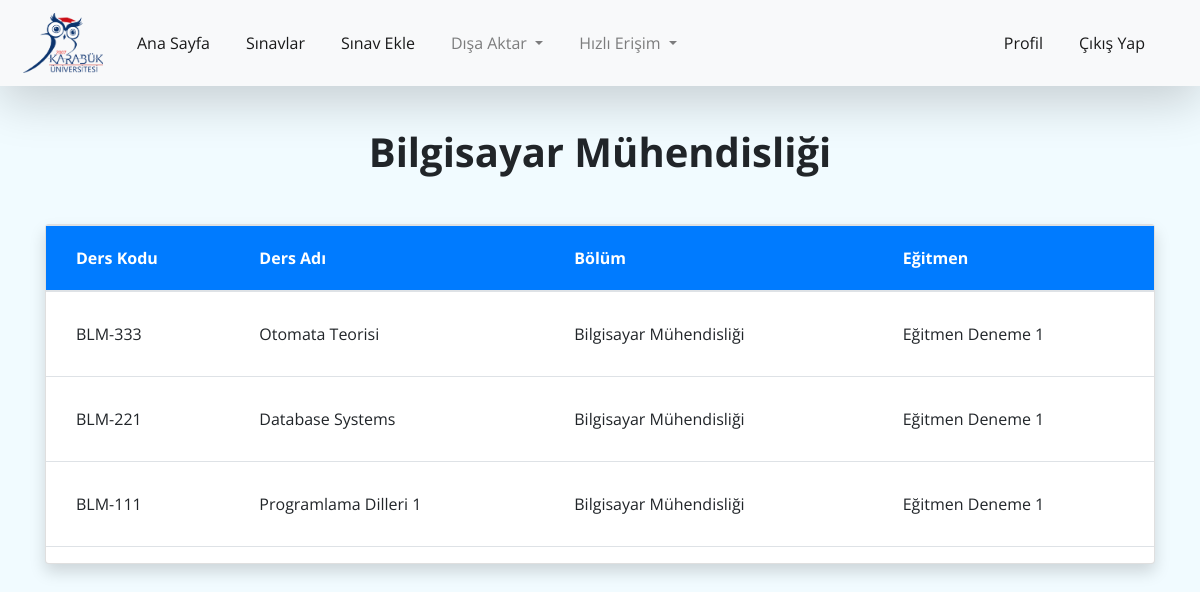
Page /department-detail/bilgisayar-muhendisligi (signed in) on the committed database.
### university/models.py (models this page shows, shortened)
class Department(models.Model):
    department_name = models.CharField(max_length=150, unique=True)
    building = models.ForeignKey(Building,
                                 max_length=150, on_delete=models.SET_NULL, null=True, related_name="departments")
    slug = models.SlugField(max_length=100, blank=True, editable=False)
    def __str__(self):
        return self.department_name

class Course(models.Model):
    course_code = models.CharField(max_length=50, unique=True)
    course_name = models.CharField(max_length=150, unique=True)
    unit = models.ManyToManyField(Unit, related_name="courses")
    department = models.ForeignKey(
        Department, on_delete=models.SET_NULL, null=True, related_name="courses")
    instructor = models.ForeignKey(
        Instructor, on_delete=models.SET_NULL, null=True, related_name="courses")
    student_count = models.IntegerField(default=0)
    slug = models.SlugField(max_length=100, blank=True, editable=False)

### instructor/models.py (models this page shows, shortened)
class Instructor(AbstractBaseUser):
    email = models.EmailField(verbose_name="email", max_length=90, unique=True)
    first_name = models.CharField(verbose_name="first name", max_length=200)
    last_name = models.CharField(verbose_name="last name", max_length=200)
    department = models.ForeignKey("university.Department", on_delete=models.SET_NULL,
                                   null=True, default="", blank=True, verbose_name="department")
    phone = models.CharField(verbose_name="phone", max_length=20)
    date_joined = models.DateTimeField(
        verbose_name="date joined", auto_now_add=True)
    last_login = models.DateTimeField(
        verbose_name="last login", auto_now=True)
    is_instructor = models.BooleanField(default=False, blank=True, null=True)
    is_admin = models.BooleanField(default=False)
    is_active = models.BooleanField(default=True)
    is_staff = models.BooleanField(default=False)
    is_superuser = models.BooleanField(default=False)
    profile_image = models.ImageField(
        upload_to="profile_images", blank=True, null=True, default="/default_images/default_profile.png")
    objects = MyAccountManager()
    USERNAME_FIELD = 'email'
    REQUIRED_FIELDS = ['first_name', 'last_name']
    def full_name(self):
        return f'{self.first_name} {self.last_name}'
    def get_absolute_url(self):
        return reverse("profile", args=[self.id])
    def __str__(self):
        return self.full_name()

### university/views.py (the view)
# urls.py: path('department-detail/<slug:slug>', login_required(views.DepartmentDetailView.as_view()), name='department-detail'),
class DepartmentDetailView(DetailView):
    model = Department

### university/templates/university/department_detail.html (shortened to what this page needs)
{% extends 'base.html' %}
{% load static %}
{% block links %}
<link rel="stylesheet" href="{% static 'university/department_detail.css' %}">
{% endblock %}
 {% block content %}
<div class="container">
	<header>
		<h1 class="text-center m-5 font-weight-bold">{{department}}</h1>
	</header>
	<section id="courses">
		<div class="card shadow mt-4 mb-2" style="width: 100%">
			<table class="table table-hover">
				<thead>
					<tr>
						<th scope="col" class="bg-primary text-white">Ders Kodu</th>
						<th scope="col" class="bg-primary text-white">Ders Adı</th>
						<th scope="col" class="bg-primary text-white">Bölüm</th>
						<th scope="col" class="bg-primary text-white">Eğitmen</th>
					</tr>
				</thead>
				<tbody>
					{% for course in department.courses.all %}
					<tr>
						<td>{{course.course_code}}</td>
						<td>{{course.course_name}}</td>
						<td>{{course.department}}</td>
						<td>{{course.instructor}}</td>
					</tr>
					{% endfor %}
				</tbody>
			</table>
		</div>
	</section>
</div>
{% endblock %}

### static/style/base.css (style rules this page uses)
* { font-family: "Open Sans", "Lato", sans-serif; }
.container { padding-top: 80px; }
.body { background-color: rgb(241, 251, 255); }

### university/static/university/department_detail.css (style rules this page uses)
.table th { padding: 20px 0px 20px 30px; }
.table td { padding: 30px 0px 30px 30px; }

### rows in the picture
Department: department_name "Bilgisayar Mühendisliği"
Course: course_code "BLM-333", course_name "Otomata Teorisi", department "Bilgisayar Mühendisliği", instructor "Eğitmen Deneme 1"
Course: course_code "BLM-221", course_name "Database Systems", department "Bilgisayar Mühendisliği", instructor "Eğitmen Deneme 1"
Course: course_code "BLM-111", course_name "Programlama Dilleri 1", department "Bilgisayar Mühendisliği", instructor "Eğitmen Deneme 1"
